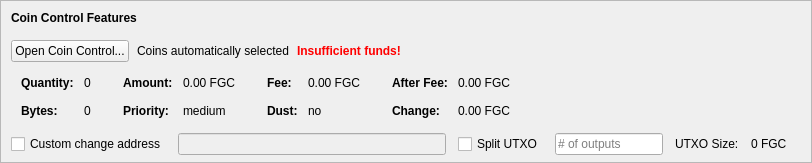
    <widget class="QFrame" name="frameCoinControl">
     <property name="sizePolicy">
      <sizepolicy hsizetype="Expanding" vsizetype="Expanding">
       <horstretch>0</horstretch>
       <verstretch>0</verstretch>
      </sizepolicy>
     </property>
     <property name="maximumSize">
      <size>
       <width>16777215</width>
       <height>16777215</height>
      </size>
     </property>
     <property name="frameShape">
      <enum>QFrame::StyledPanel</enum>
     </property>
     <property name="frameShadow">
      <enum>QFrame::Sunken</enum>
     </property>
     <layout class="QVBoxLayout" name="verticalLayoutCoinControl2">
      <property name="spacing">
       <number>0</number>
      </property>
      <property name="leftMargin">
       <number>0</number>
      </property>
      <property name="topMargin">
       <number>0</number>
      </property>
      <property name="rightMargin">
       <number>0</number>
      </property>
      <property name="bottomMargin">
       <number>6</number>
      </property>
      <item>
       <layout class="QVBoxLayout" name="verticalLayoutCoinControl" stretch="0,0,0,0,1">
        <property name="spacing">
         <number>0</number>
        </property>
        <property name="leftMargin">
         <number>10</number>
        </property>
        <property name="topMargin">
         <number>10</number>
        </property>
        <item>
         <layout class="QHBoxLayout" name="horizontalLayoutCoinControl1">
          <property name="bottomMargin">
           <number>15</number>
          </property>
          <item>
           <widget class="QLabel" name="labelCoinControlFeatures">
            <property name="sizePolicy">
             <sizepolicy hsizetype="Preferred" vsizetype="Maximum">
              <horstretch>0</horstretch>
              <verstretch>0</verstretch>
             </sizepolicy>
            </property>
            <property name="font">
             <font>
              <weight>75</weight>
              <bold>true</bold>
             </font>
            </property>
            <property name="styleSheet">
             <string notr="true">font-weight:bold;</string>
            </property>
            <property name="text">
             <string>Coin Control Features</string>
            </property>
           </widget>
          </item>
         </layout>
        </item>
        <item>
         <layout class="QHBoxLayout" name="horizontalLayoutCoinControl2" stretch="0,0,0,0">
          <property name="spacing">
           <number>8</number>
          </property>
          <property name="bottomMargin">
           <number>10</number>
          </property>
          <item>
           <widget class="QPushButton" name="pushButtonCoinControl">
            <property name="styleSheet">
             <string notr="true"/>
            </property>
            <property name="text">
             <string>Open Coin Control...</string>
            </property>
            <property name="autoDefault">
             <bool>false</bool>
            </property>
           </widget>
          </item>
          <item>
           <widget class="QLabel" name="labelCoinControlAutomaticallySelected">
            <property name="text">
             <string>Coins automatically selected</string>
            </property>
            <property name="margin">
             <number>5</number>
            </property>
           </widget>
          </item>
          <item>
           <widget class="QLabel" name="labelCoinControlInsuffFunds">
            <property name="font">
             <font>
              <weight>75</weight>
              <bold>true</bold>
             </font>
            </property>
            <property name="styleSheet">
             <string notr="true">color:red;font-weight:bold;</string>
            </property>
            <property name="text">
             <string>Insufficient funds!</string>
            </property>
            <property name="margin">
             <number>5</number>
            </property>
           </widget>
          </item>
          <item>
           <spacer name="horizontalSpacerCoinControl">
            <property name="orientation">
             <enum>Qt::Horizontal</enum>
            </property>
            <property name="sizeHint" stdset="0">
             <size>
              <width>40</width>
              <height>1</height>
             </size>
            </property>
           </spacer>
          </item>
         </layout>
        </item>
        <item>
         <widget class="QWidget" name="widgetCoinControl" native="true">
          <property name="sizePolicy">
           <sizepolicy hsizetype="Preferred" vsizetype="Preferred">
            <horstretch>0</horstretch>
            <verstretch>0</verstretch>
           </sizepolicy>
          </property>
          <property name="minimumSize">
           <size>
            <width>0</width>
            <height>0</height>
           </size>
          </property>
          <property name="styleSheet">
           <string notr="true"/>
          </property>
          <layout class="QHBoxLayout" name="horizontalLayoutCoinControl5">
           <property name="leftMargin">
            <number>0</number>
           </property>
           <property name="topMargin">
            <number>0</number>
           </property>
           <property name="rightMargin">
            <number>0</number>
           </property>
           <property name="bottomMargin">
            <number>0</number>
           </property>
           <item>
            <layout class="QHBoxLayout" name="horizontalLayoutCoinControl3" stretch="0,0,0,1">
             <property name="spacing">
              <number>20</number>
             </property>
             <property name="topMargin">
              <number>0</number>
             </property>
             <property name="bottomMargin">
              <number>10</number>
             </property>
             <item>
              <layout class="QFormLayout" name="formLayoutCoinControl1">
               <property name="horizontalSpacing">
                <number>10</number>
               </property>
               <property name="verticalSpacing">
                <number>14</number>
               </property>
               <property name="leftMargin">
                <number>10</number>
               </property>
               <property name="topMargin">
                <number>4</number>
               </property>
               <property name="rightMargin">
                <number>6</number>
               </property>
               <item row="0" column="0">
                <widget class="QLabel" name="labelCoinControlQuantityText">
                 <property name="font">
                  <font>
                   <weight>75</weight>
                   <bold>true</bold>
                  </font>
                 </property>
                 <property name="text">
                  <string>Quantity:</string>
                 </property>
                 <property name="margin">
                  <number>0</number>
                 </property>
                </widget>
               </item>
               <item row="0" column="1">
                <widget class="QLabel" name="labelCoinControlQuantity">
                 <property name="cursor">
                  <cursorShape>IBeamCursor</cursorShape>
                 </property>
                 <property name="contextMenuPolicy">
                  <enum>Qt::ActionsContextMenu</enum>
                 </property>
                 <property name="text">
                  <string notr="true">0</string>
                 </property>
                 <property name="margin">
                  <number>0</number>
                 </property>
                 <property name="textInteractionFlags">
                  <set>Qt::LinksAccessibleByMouse|Qt::TextSelectableByKeyboard|Qt::TextSelectableByMouse</set>
                 </property>
                </widget>
               </item>
               <item row="1" column="0">
                <widget class="QLabel" name="labelCoinControlBytesText">
                 <property name="font">
                  <font>
                   <weight>75</weight>
                   <bold>true</bold>
                  </font>
                 </property>
                 <property name="text">
                  <string>Bytes:</string>
                 </property>
                </widget>
               </item>
               <item row="1" column="1">
                <widget class="QLabel" name="labelCoinControlBytes">
                 <property name="cursor">
                  <cursorShape>IBeamCursor</cursorShape>
                 </property>
                 <property name="contextMenuPolicy">
                  <enum>Qt::ActionsContextMenu</enum>
                 </property>
                 <property name="text">
                  <string notr="true">0</string>
                 </property>
                 <property name="textInteractionFlags">
                  <set>Qt::LinksAccessibleByMouse|Qt::TextSelectableByKeyboard|Qt::TextSelectableByMouse</set>
                 </property>
                </widget>
               </item>
              </layout>
             </item>
             <item>
              <layout class="QFormLayout" name="formLayoutCoinControl2">
               <property name="horizontalSpacing">
                <number>10</number>
               </property>
               <property name="verticalSpacing">
                <number>14</number>
               </property>
               <property name="leftMargin">
                <number>6</number>
               </property>
               <property name="topMargin">
                <number>4</number>
               </property>
               <property name="rightMargin">
                <number>6</number>
               </property>
               <item row="0" column="0">
                <widget class="QLabel" name="labelCoinControlAmountText">
                 <property name="font">
                  <font>
                   <weight>75</weight>
                   <bold>true</bold>
                  </font>
                 </property>
                 <property name="text">
                  <string>Amount:</string>
                 </property>
                 <property name="margin">
                  <number>0</number>
                 </property>
                </widget>
               </item>
               <item row="0" column="1">
                <widget class="QLabel" name="labelCoinControlAmount">
                 <property name="cursor">
                  <cursorShape>IBeamCursor</cursorShape>
                 </property>
                 <property name="contextMenuPolicy">
                  <enum>Qt::ActionsContextMenu</enum>
                 </property>
                 <property name="text">
                  <string notr="true">0.00 FGC</string>
                 </property>
                 <property name="textInteractionFlags">
                  <set>Qt::LinksAccessibleByMouse|Qt::TextSelectableByKeyboard|Qt::TextSelectableByMouse</set>
                 </property>
                </widget>
               </item>
               <item row="1" column="0">
                <widget class="QLabel" name="labelCoinControlPriorityText">
                 <property name="font">
                  <font>
                   <weight>75</weight>
                   <bold>true</bold>
                  </font>
                 </property>
                 <property name="text">
                  <string>Priority:</string>
                 </property>
                </widget>
               </item>
               <item row="1" column="1">
                <widget class="QLabel" name="labelCoinControlPriority">
                 <property name="cursor">
                  <cursorShape>IBeamCursor</cursorShape>
                 </property>
                 <property name="contextMenuPolicy">
                  <enum>Qt::ActionsContextMenu</enum>
                 </property>
                 <property name="text">
                  <string>medium</string>
                 </property>
                 <property name="textInteractionFlags">
                  <set>Qt::LinksAccessibleByMouse|Qt::TextSelectableByKeyboard|Qt::TextSelectableByMouse</set>
                 </property>
                </widget>
               </item>
              </layout>
             </item>
             <item>
              <layout class="QFormLayout" name="formLayoutCoinControl3">
               <property name="horizontalSpacing">
                <number>10</number>
               </property>
               <property name="verticalSpacing">
                <number>14</number>
               </property>
               <property name="leftMargin">
                <number>6</number>
               </property>
               <property name="topMargin">
                <number>4</number>
               </property>
               <property name="rightMargin">
                <number>6</number>
               </property>
               <item row="0" column="0">
                <widget class="QLabel" name="labelCoinControlFeeText">
                 <property name="font">
                  <font>
                   <weight>75</weight>
                   <bold>true</bold>
                  </font>
                 </property>
                 <property name="text">
                  <string>Fee:</string>
                 </property>
                 <property name="margin">
                  <number>0</number>
                 </property>
                </widget>
               </item>
               <item row="0" column="1">
                <widget class="QLabel" name="labelCoinControlFee">
                 <property name="cursor">
                  <cursorShape>IBeamCursor</cursorShape>
                 </property>
                 <property name="contextMenuPolicy">
                  <enum>Qt::ActionsContextMenu</enum>
                 </property>
                 <property name="text">
                  <string notr="true">0.00 FGC</string>
                 </property>
                 <property name="textInteractionFlags">
                  <set>Qt::LinksAccessibleByMouse|Qt::TextSelectableByKeyboard|Qt::TextSelectableByMouse</set>
                 </property>
                </widget>
               </item>
               <item row="1" column="0">
                <widget class="QLabel" name="labelCoinControlLowOutputText">
                 <property name="font">
                  <font>
                   <weight>75</weight>
                   <bold>true</bold>
                  </font>
                 </property>
                 <property name="text">
                  <string>Dust:</string>
                 </property>
                </widget>
               </item>
               <item row="1" column="1">
                <widget class="QLabel" name="labelCoinControlLowOutput">
                 <property name="cursor">
                  <cursorShape>IBeamCursor</cursorShape>
                 </property>
                 <property name="contextMenuPolicy">
                  <enum>Qt::ActionsContextMenu</enum>
                 </property>
                 <property name="text">
                  <string>no</string>
                 </property>
                 <property name="textInteractionFlags">
                  <set>Qt::LinksAccessibleByMouse|Qt::TextSelectableByKeyboard|Qt::TextSelectableByMouse</set>
                 </property>
                </widget>
               </item>
              </layout>
             </item>
             <item>
              <layout class="QFormLayout" name="formLayoutCoinControl4">
               <property name="horizontalSpacing">
                <number>10</number>
               </property>
               <property name="verticalSpacing">
                <number>14</number>
               </property>
               <property name="leftMargin">
                <number>6</number>
               </property>
               <property name="topMargin">
                <number>4</number>
               </property>
               <property name="rightMargin">
                <number>6</number>
               </property>
               <item row="0" column="0">
                <widget class="QLabel" name="labelCoinControlAfterFeeText">
                 <property name="font">
                  <font>
                   <weight>75</weight>
                   <bold>true</bold>
                  </font>
                 </property>
                 <property name="text">
                  <string>After Fee:</string>
                 </property>
                 <property name="margin">
                  <number>0</number>
                 </property>
                </widget>
               </item>
               <item row="0" column="1">
                <widget class="QLabel" name="labelCoinControlAfterFee">
                 <property name="cursor">
                  <cursorShape>IBeamCursor</cursorShape>
                 </property>
                 <property name="contextMenuPolicy">
                  <enum>Qt::ActionsContextMenu</enum>
                 </property>
                 <property name="text">
                  <string notr="true">0.00 FGC</string>
                 </property>
                 <property name="textInteractionFlags">
                  <set>Qt::LinksAccessibleByMouse|Qt::TextSelectableByKeyboard|Qt::TextSelectableByMouse</set>
                 </property>
                </widget>
               </item>
               <item row="1" column="0">
                <widget class="QLabel" name="labelCoinControlChangeText">
                 <property name="font">
                  <font>
                   <weight>75</weight>
                   <bold>true</bold>
                  </font>
                 </property>
                 <property name="text">
                  <string>Change:</string>
                 </property>
                </widget>
               </item>
               <item row="1" column="1">
                <widget class="QLabel" name="labelCoinControlChange">
                 <property name="cursor">
                  <cursorShape>IBeamCursor</cursorShape>
                 </property>
                 <property name="contextMenuPolicy">
                  <enum>Qt::ActionsContextMenu</enum>
                 </property>
                 <property name="text">
                  <string notr="true">0.00 FGC</string>
                 </property>
                 <property name="textInteractionFlags">
                  <set>Qt::LinksAccessibleByMouse|Qt::TextSelectableByKeyboard|Qt::TextSelectableByMouse</set>
                 </property>
                </widget>
               </item>
              </layout>
             </item>
            </layout>
           </item>
          </layout>
         </widget>
        </item>
        <item>
         <layout class="QHBoxLayout" name="horizontalLayoutCoinControl4" stretch="0,0,0,0,0,0,0">
          <property name="spacing">
           <number>12</number>
          </property>
          <property name="sizeConstraint">
           <enum>QLayout::SetDefaultConstraint</enum>
          </property>
          <property name="topMargin">
           <number>5</number>
          </property>
          <property name="rightMargin">
           <number>5</number>
          </property>
          <item>
           <widget class="QCheckBox" name="checkBoxCoinControlChange">
            <property name="toolTip">
             <string>If this is activated, but the change address is empty or invalid, change will be sent to a newly generated address.</string>
            </property>
            <property name="text">
             <string>Custom change address</string>
            </property>
           </widget>
          </item>
          <item>
           <widget class="QValidatedLineEdit" name="lineEditCoinControlChange">
            <property name="enabled">
             <bool>false</bool>
            </property>
            <property name="sizePolicy">
             <sizepolicy hsizetype="Expanding" vsizetype="Fixed">
              <horstretch>0</horstretch>
              <verstretch>0</verstretch>
             </sizepolicy>
            </property>
           </widget>
          </item>
          <item>
           <widget class="QCheckBox" name="splitBlockCheckBox">
            <property name="text">
             <string>Split UTXO</string>
            </property>
           </widget>
          </item>
          <item>
           <widget class="QLineEdit" name="splitBlockLineEdit">
            <property name="sizePolicy">
             <sizepolicy hsizetype="Fixed" vsizetype="Fixed">
              <horstretch>50</horstretch>
              <verstretch>0</verstretch>
             </sizepolicy>
            </property>
            <property name="placeholderText">
             <string># of outputs</string>
            </property>
           </widget>
          </item>
          <item>
           <widget class="QLabel" name="labelBlockSizeText">
            <property name="text">
             <string>UTXO Size:</string>
            </property>
           </widget>
          </item>
          <item>
           <widget class="QLabel" name="labelBlockSize">
            <property name="text">
             <string>0 FGC</string>
            </property>
           </widget>
          </item>
          <item>
           <widget class="QLabel" name="labelCoinControlChangeLabel">
            <property name="sizePolicy">
             <sizepolicy hsizetype="Preferred" vsizetype="Expanding">
              <horstretch>0</horstretch>
              <verstretch>0</verstretch>
             </sizepolicy>
            </property>
            <property name="minimumSize">
             <size>
              <width>0</width>
              <height>0</height>
             </size>
            </property>
            <property name="text">
             <string/>
            </property>
            <property name="margin">
             <number>3</number>
            </property>
           </widget>
          </item>
         </layout>
        </item>
        <item>
         <spacer name="verticalSpacerCoinControl">
          <property name="orientation">
           <enum>Qt::Vertical</enum>
          </property>
          <property name="sizeHint" stdset="0">
           <size>
            <width>800</width>
            <height>1</height>
           </size>
          </property>
         </spacer>
        </item>
       </layout>
      </item>
     </layout>
    </widget>
